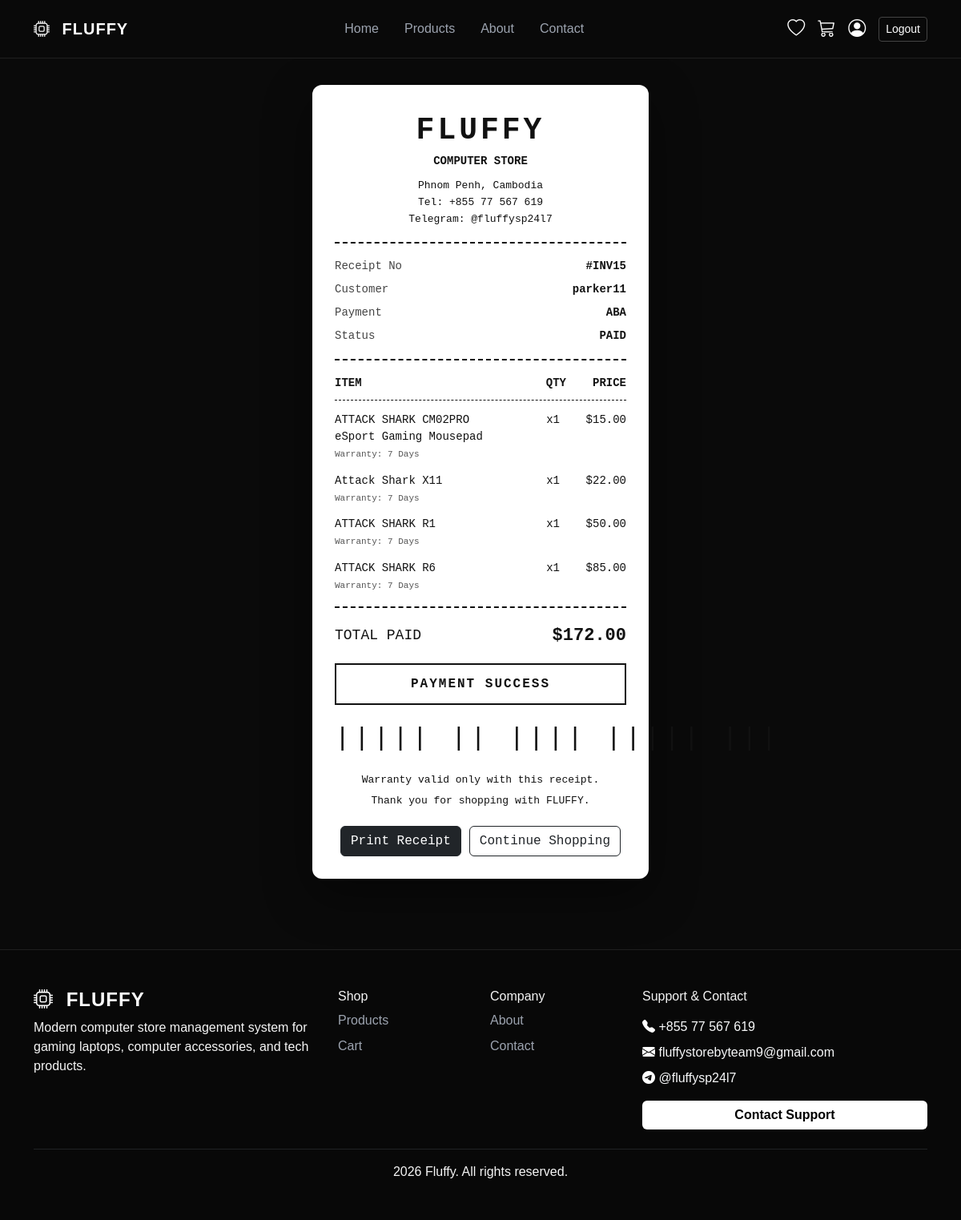
/payments/receipt/15/ (signed in), run on the app's committed database.
### orders/models.py (models this page shows, shortened)
class Order(models.Model):
    STATUS_CHOICES = (
        ('pending', 'Pending'),
        ('processing', 'Processing'),
        ('completed', 'Completed'),
        ('cancelled', 'Cancelled'),
    )
    user = models.ForeignKey(User, on_delete=models.CASCADE)
    full_name = models.CharField(max_length=150)
    phone = models.CharField(max_length=20)
    address = models.TextField()
    total_price = models.DecimalField(max_digits=10, decimal_places=2)
    status = models.CharField(max_length=20, choices=STATUS_CHOICES, default='pending')
    created_at = models.DateTimeField(auto_now_add=True)

class OrderItem(models.Model):
    order = models.ForeignKey(Order, on_delete=models.CASCADE)
    product = models.ForeignKey(Product, on_delete=models.CASCADE)
    quantity = models.PositiveIntegerField(default=1)
    price = models.DecimalField(max_digits=10, decimal_places=2)

### payments/models.py (models this page shows, shortened)
class Payment(models.Model):
    PAYMENT_CHOICES = (
        ('cash', 'Cash'),
        ('aba', 'ABA'),
        ('bakong', 'Bakong'),
        ('card', 'Card'),
    )
    STATUS_CHOICES = (
        ('pending', 'Pending'),
        ('paid', 'Paid'),
        ('failed', 'Failed'),
    )
    order = models.OneToOneField(Order, on_delete=models.CASCADE)
    payment_method = models.CharField(max_length=20, choices=PAYMENT_CHOICES)
    amount = models.DecimalField(max_digits=10, decimal_places=2)
    transaction_id = models.CharField(max_length=100, blank=True)
    status = models.CharField(max_length=20, choices=STATUS_CHOICES, default='pending')
    paid_at = models.DateTimeField(blank=True, null=True)

### products/models.py (models this page shows, shortened)
class Product(models.Model):
    category = models.ForeignKey(Category, on_delete=models.CASCADE)
    name = models.CharField(max_length=200)
    BRAND_CHOICES = [
    ('ASUS', 'ASUS'),
    ('MSI', 'MSI'),
    ('ROG', 'ROG'),
    ('Logitech', 'Logitech'),
    ('Razer', 'Razer'),
    ('Attack Shark', 'Attack Shark'),
    ('SteelSeries', 'SteelSeries'),
    ('HyperX', 'HyperX'),
]
    brand = models.CharField(max_length=100,choices=BRAND_CHOICES)
    description = models.TextField()
    price = models.DecimalField(max_digits=10, decimal_places=2)
    stock = models.PositiveIntegerField(default=0)
    image = models.ImageField(upload_to='products/', blank=True, null=True)
    is_active = models.BooleanField(default=True)
    created_at = models.DateTimeField(auto_now_add=True)

### payments/views.py (the view)
@login_required
def receipt_view(request, order_id):
    order = get_object_or_404(
        Order,
        id=order_id,
        user=request.user
    )
    payment = Payment.objects.filter(
        order=order
    ).first()
    return render(
        request,
        'receipt.html',
        {
            'order': order,
            'payment': payment
        }
    )

### core/context_processors.py (called while the page is built)
def cart_counter(request):
    if request.user.is_authenticated:
        count = CartItem.objects.filter(user=request.user).count()
        wishlist_count = Wishlist.objects.filter(user=request.user).count()
    else:
        count = 0
        wishlist_count = 0
    return {
        'cart_count': count,
        'wishlist_count': wishlist_count,
    }

### templates/receipt.html (shortened to what this page needs)
{% extends 'base.html' %}
{% block content %}
<section class="receipt-page">
    <div class="receipt-paper">
        <div class="receipt-header">
            <div class="store-logo">
                FLUFFY
            </div>
            <p class="store-subtitle">
                COMPUTER STORE
            </p>
            <p class="store-info">
                Phnom Penh, Cambodia
                <br>
                Tel: +855 77 567 619
                <br>
                Telegram: @fluffysp24l7
            </p>
        </div>
        <div class="receipt-line"></div>
        <div class="receipt-info">
            <div>
                <span>Receipt No</span>
                <strong>#INV{{ order.id }}</strong>
            </div>
            <div>
                <span>Customer</span>
                <strong>{{ request.user.username }}</strong>
            </div>
            <div>
                <span>Payment</span>
                <strong>{{ payment.payment_method|upper }}</strong>
            </div>
            <div>
                <span>Status</span>
                <strong>{{ payment.status|upper }}</strong>
            </div>
        </div>
        <div class="receipt-line"></div>
        <div class="receipt-table-head">
            <span>ITEM</span>
            <span>QTY</span>
            <span>PRICE</span>
        </div>
        <div class="receipt-line thin"></div>
        {% for item in order.orderitem_set.all %}
        <div class="receipt-item">
            <div class="item-name">
                {{ item.product.name }}
                <small>Warranty: 7 Days</small>
            </div>
            <div class="item-qty">
                x{{ item.quantity }}
            </div>
            <div class="item-price">
                ${{ item.price }}
            </div>
        </div>
        {% endfor %}
        <div class="receipt-line"></div>
        <div class="receipt-total">
            <span>TOTAL PAID</span>
            <strong>
                ${{ payment.amount }}
            </strong>
        </div>
        <div class="success-box">
            PAYMENT SUCCESS
        </div>
        <div class="barcode">
            ||||| || |||| ||||| |||
        </div>
        <div class="receipt-note">
            <p>
                Warranty valid only with this receipt.
            </p>
            <p>
                Thank you for shopping with FLUFFY.
            </p>
        </div>
        <div class="receipt-actions">
            <button onclick="window.print()" class="btn btn-dark">
                Print Receipt
            </button>
            <a href="{% url 'products' %}" class="btn btn-outline-dark">
                Continue Shopping
            </a>
        </div>
    </div>
</section>
{% endblock %}

### static/css/style.css (style rules this page uses)
:root { --bg: #0a0a0a; --bg2: #111111; --card: #141414; --card2: #1c1c1c; --border: #2a2a2a; --text: #f5f5f5; --muted: #9ca3af; --white: #ffffff; }
body { background: #0a0a0a; color: var(--text); font-family: Arial, sans-serif; padding-top: 50px; }

### templates/receipt.html (style rules this page uses)
.receipt-page { min-height: calc(100vh - 90px); display: flex; justify-content: center; align-items: flex-start; padding: 40px 15px; }
.receipt-paper { background: #ffffff; color: #111111; width: 420px; padding: 28px; border-radius: 12px; font-family: 'Courier New', monospace; box-shadow: 0 20px 60px rgba(0, 0, 0, .45); }
.receipt-header { text-align: center; }
.store-logo { font-size: 38px; font-weight: 900; letter-spacing: 4px; }
.store-subtitle { font-size: 14px; font-weight: bold; margin-bottom: 10px; }
.store-info { font-size: 13px; line-height: 1.6; margin-bottom: 0; }
.receipt-line { border-top: 2px dashed #111; margin: 18px 0; }
.receipt-line.thin { border-top: 1px dashed #111; margin: 10px 0 14px; }
.receipt-info div { display: flex; justify-content: space-between; font-size: 14px; margin-bottom: 8px; }
.receipt-info span { color: #444; }
.receipt-table-head { display: grid; grid-template-columns: 1fr 55px 75px; font-weight: bold; font-size: 14px; }
.receipt-table-head span:nth-child(2), .receipt-table-head span:nth-child(3) { text-align: right; }
.receipt-item { display: grid; grid-template-columns: 1fr 55px 75px; gap: 8px; margin-bottom: 14px; font-size: 14px; }
.item-name small { display: block; font-size: 11px; color: #555; margin-top: 3px; }
.item-qty, .item-price { text-align: right; }
.receipt-total { display: flex; justify-content: space-between; align-items: center; font-size: 18px; margin-bottom: 18px; }
.receipt-total strong { font-size: 22px; }
.success-box { border: 2px solid #111; text-align: center; padding: 12px; font-weight: 900; letter-spacing: 2px; margin-bottom: 18px; }
.barcode { text-align: center; font-size: 32px; letter-spacing: 5px; margin-bottom: 18px; white-space: nowrap; }
.receipt-note { text-align: center; font-size: 13px; }
.receipt-note p { margin-bottom: 6px; }
.receipt-actions { display: flex; gap: 10px; justify-content: center; margin-top: 22px; }

### data on the page
Order: id "15"
Payment: payment_method "ABA", status "PAID", amount "172.00"
OrderItem: product.name "ATTACK SHARK CM02PRO eSport Gaming Mousepad", quantity "1", price "15.00"
OrderItem: product.name "Attack Shark X11", quantity "1", price "22.00"
OrderItem: product.name "ATTACK SHARK R1", quantity "1", price "50.00"
OrderItem: product.name "ATTACK SHARK R6", quantity "1", price "85.00"

### other printed values
{{ request.user.username }} "parker11"
